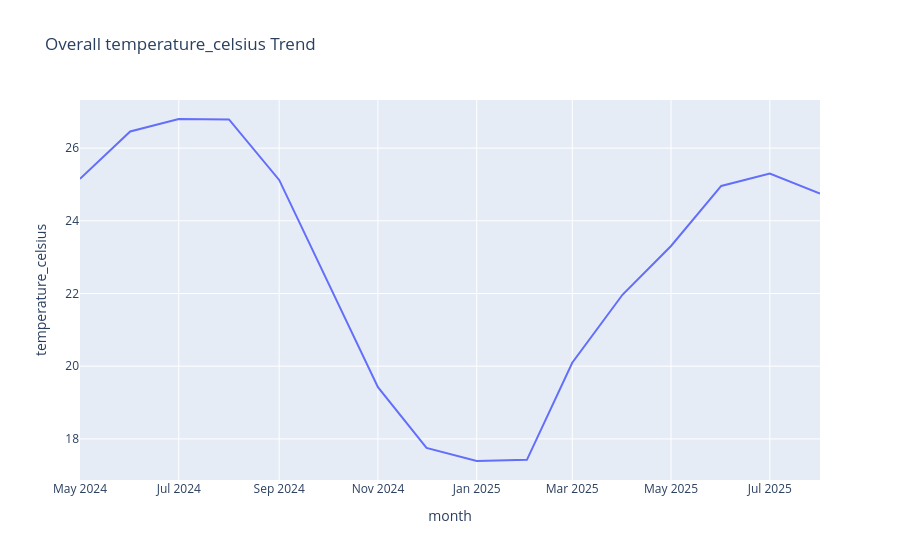

Notebook code for this chart:
### Markdown cell above
### Trends

### Code cell
# Time series trends using monthly data
if num_cols and len(monthly) > 0:
    var = num_cols[0]
    fig = px.line(monthly, x='month', y=var, color=region_col, 
                  title=f'{var} Trends Over Time by Region')
    fig.show()
    
    # Overall trend
    overall_monthly = monthly.groupby('month')[num_cols].mean().reset_index()
    fig2 = px.line(overall_monthly, x='month', y=var, title=f'Overall {var} Trend')
    fig2.show()

### Figure 1 — Plotly figure (JSON) as saved in the notebook; plotly's stock layout.template omitted (floating-point values rounded to 4 significant figures)
{"data": [{"hovertemplate": "month=%{x}<br>temperature_celsius=%{y}<extra></extra>", "legendgroup": "", "line": {"color": "#636efa", "dash": "solid"}, "marker": {"symbol": "circle"}, "mode": "lines", "name": "", "orientation": "v", "showlegend": false, "type": "scatter", "x": ["2024-05-01T00:00:00", "2024-06-01T00:00:00", "2024-07-01T00:00:00", "2024-08-01T00:00:00", "2024-09-01T00:00:00", "2024-10-01T00:00:00", "2024-11-01T00:00:00", "2024-12-01T00:00:00", "2025-01-01T00:00:00", "2025-02-01T00:00:00", "2025-03-01T00:00:00", "2025-04-01T00:00:00", "2025-05-01T00:00:00", "2025-06-01T00:00:00", "2025-07-01T00:00:00", "2025-08-01T00:00:00"], "xaxis": "x", "y": [25.15, 26.46, 26.8, 26.79, 25.12, 22.34, 19.42, 17.75, 17.39, 17.42, 20.1, 21.97, 23.31, 24.96, 25.3, 24.75], "yaxis": "y"}], "layout": {"legend": {"tracegroupgap": 0}, "title": {"text": "Overall temperature_celsius Trend"}, "xaxis": {"anchor": "y", "domain": [0, 1], "title": {"text": "month"}}, "yaxis": {"anchor": "x", "domain": [0, 1], "title": {"text": "temperature_celsius"}}}}
